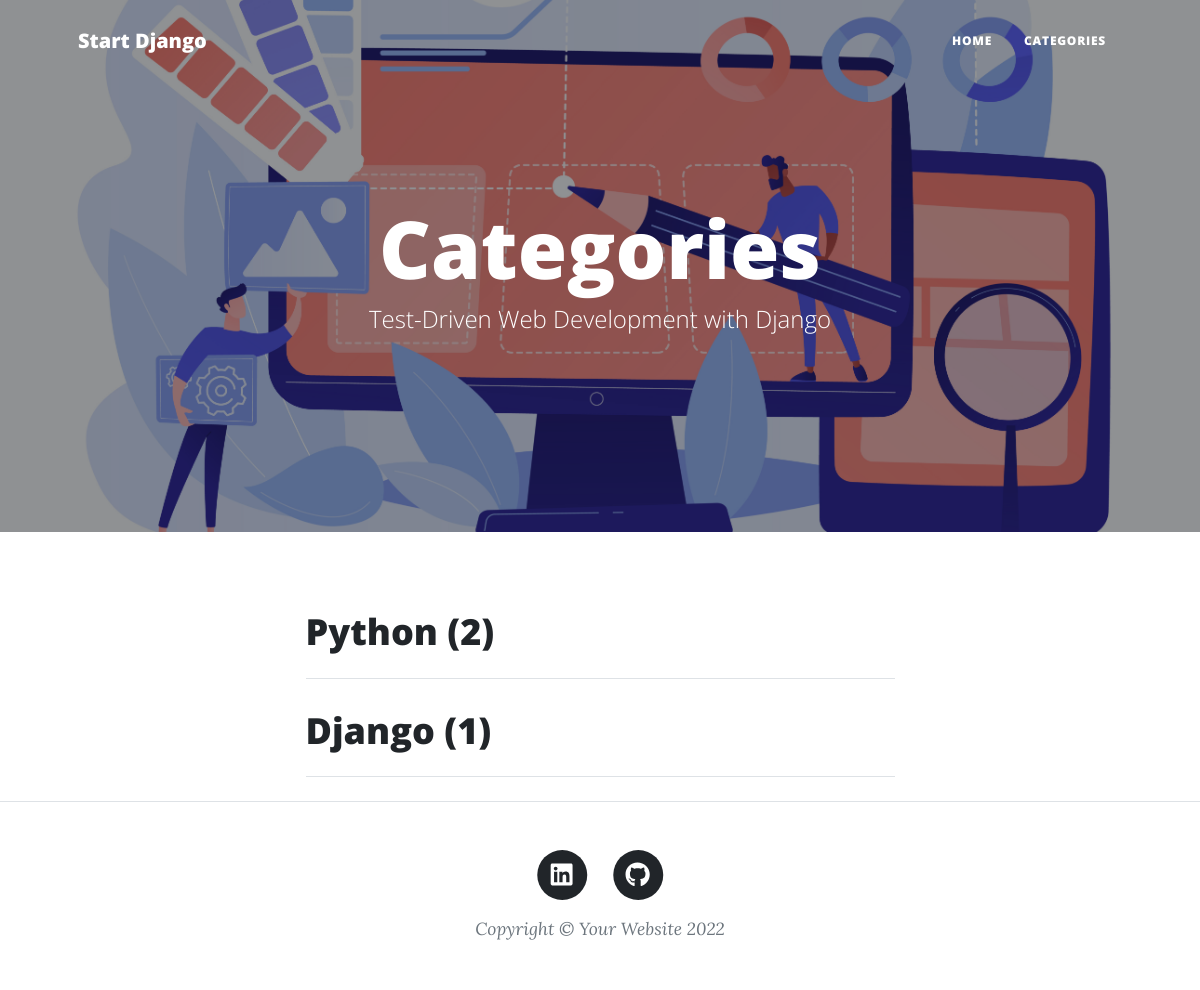
The page /category/ on the database its author committed.
### blog/models.py (models this page shows, shortened)
class Category(models.Model):
    name = models.CharField(max_length=100)
    slug = models.SlugField('URL Title', max_length=150, null=False, unique=True, allow_unicode=True)
    created_time = models.DateTimeField(auto_now_add=True, auto_now=False)
    modified_time = models.DateTimeField(auto_now_add=False, auto_now=True)
    class Meta:
        ordering = ('-pk',)

### blog/views.py (the view)
# urls.py: path('category/', views.category_list, name='category_list'),
def category_list(request):
    cat_list = Category.objects.all().values()
    for cat in cat_list:
        cat['url'] = reverse('category_post_list', args=(cat['slug'],))
        cat['post_count'] = Post.objects.filter(category=cat['id'], is_active=1).count()
    template_name = loader.get_template('blog/category_list.html')
    context = {
        'categories': cat_list,
    }
    return HttpResponse(template_name.render(context, request))

### blog/templates/blog/category_list.html (shortened to what this page needs)
{% extends 'blog/base.html' %}
{% block content %}
{% load static %}
        <header class="masthead" style="background-image: url({% static 'blog/images/home-header.jpg' %});">
            <div class="container position-relative px-4 px-lg-5">
                <div class="row gx-4 gx-lg-5 justify-content-center">
                    <div class="col-md-10 col-lg-8 col-xl-7">
                        <div class="site-heading">
                            <h1>Categories</h1>
                            <span class="subheading">Test-Driven Web Development with Django</span>
                        </div>
                    </div>
                </div>
            </div>
        </header>
        <div class="container px-4 px-lg-5">
            <div class="row gx-4 gx-lg-5 justify-content-center">
                <div class="col-md-10 col-lg-8 col-xl-7">
                    {% for category in categories %}
                        <div class="post-preview">
                            <a href="{{ category.url }}">
                                <h2 class="post-title">{{ category.name }} ({{ category.post_count }})</h2>
                            </a>
                        </div>
                        <hr class="my-4" />
                    {% empty %}
                        <div class="post-preview">
                            No data found
                        </div>
                    {% endfor %}
                </div>
            </div>
        </div>
{% endblock %}

### rows shown on the page
Category: name "Python", post_count "2"
Category: name "Django", post_count "1"
